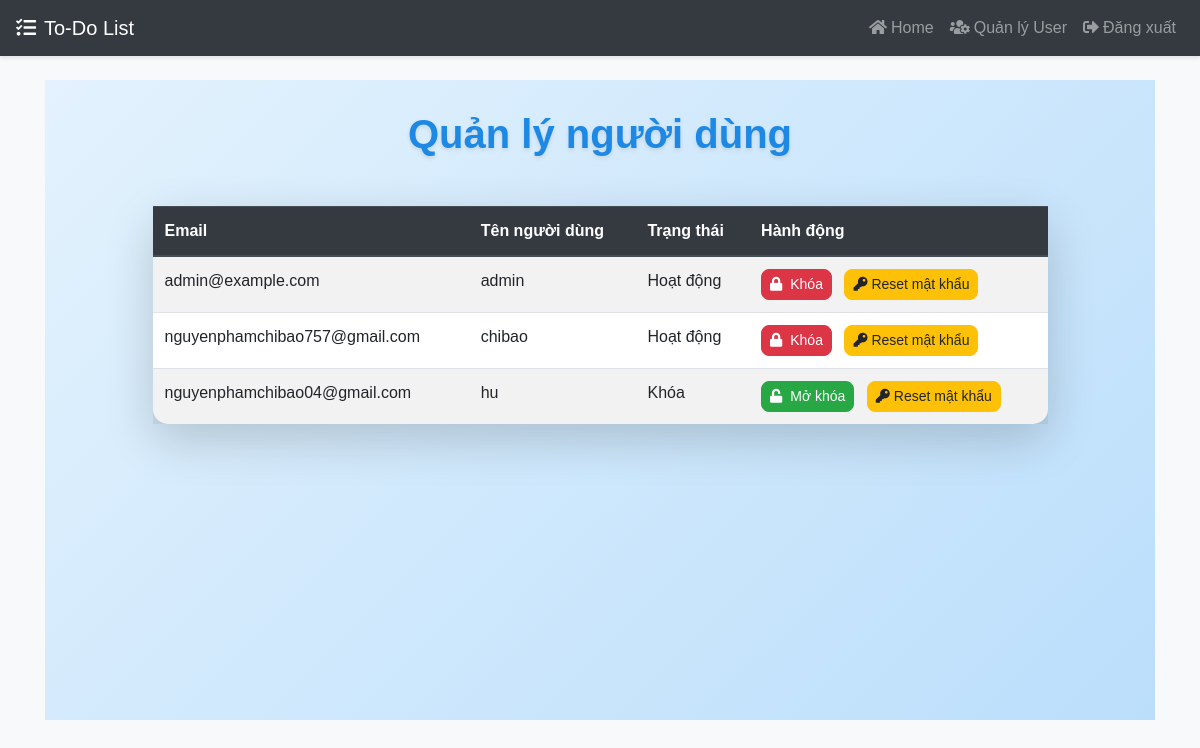
Before: /admin/users (signed in) with the older database file.
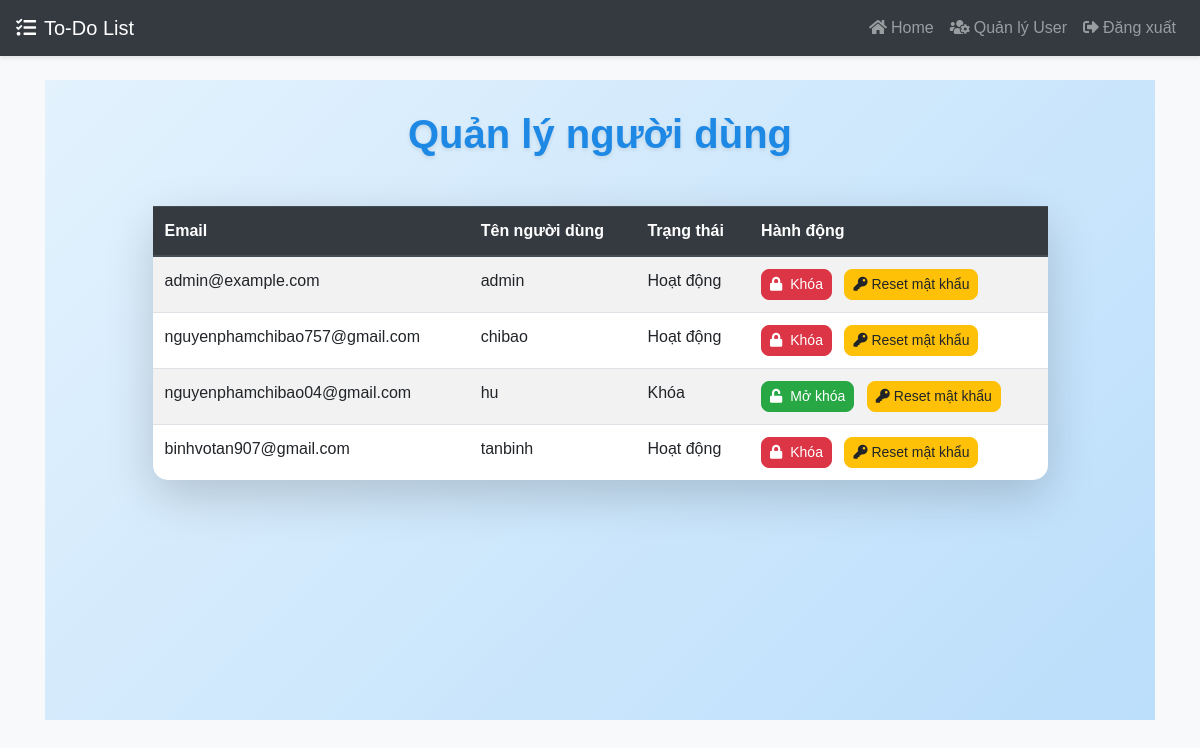
After: the same page with the newer database file.
### todolist/models.py (models this page shows, shortened)
class User(db.Model, UserMixin):
    id = db.Column(db.Integer, primary_key=True)
    email = db.Column(db.String(150), unique=True, nullable=False)
    password = db.Column(db.String(150), nullable=False)
    user_name = db.Column(db.String(150), unique=True, nullable=False)
    notes = db.relationship("Note", backref="user", lazy=True)
    is_blocked = db.Column(db.Boolean, default=False)
    is_admin = db.Column(db.Boolean, default=False)

### todolist/admin.py (the view)
@admin_bp.route('/users', methods=['GET'])
@login_required
def admin_users():
    if not current_user.is_admin:
        flash('Bạn không có quyền truy cập!', 'error')
        return redirect(url_for('views.home'))
    users = User.query.all()
    return render_template('admin_users.html', users=users)

### todolist/templates/admin_users.html
{% extends "base.html" %} {% block title %}Quản lý người dùng{% endblock %} {%
block content %}
<div
  class="container"
  style="
    min-height: 80vh;
    background: linear-gradient(135deg, #e3f2fd, #bbdefb);
    padding-top: 30px;
    padding-bottom: 30px;
  "
>
  <div class="row justify-content-center">
    <div class="col-md-10">
      <h1
        class="text-center mb-5"
        style="
          font-weight: 600;
          color: #1e88e5;
          text-shadow: 0 2px 4px rgba(0, 0, 0, 0.1);
        "
      >
        Quản lý người dùng
      </h1>
      <table
        class="table table-striped shadow-lg"
        style="background: #ffffff; border-radius: 15px"
      >
        <thead class="thead-dark">
          <tr>
            <th>Email</th>
            <th>Tên người dùng</th>
            <th>Trạng thái</th>
            <th>Hành động</th>
          </tr>
        </thead>
        <tbody>
          {% for user in users %}
          <tr>
            <td>{{ user.email }}</td>
            <td>{{ user.user_name }}</td>
            <td>{{ "Khóa" if user.is_blocked else "Hoạt động" }}</td>
            <td>
              <form
                method="POST"
                action="/admin/block_user/{{ user.id }}"
                style="display: inline"
              >
                <button
                  type="submit"
                  class="btn btn-sm {{ 'btn-danger' if not user.is_blocked else 'btn-success' }}"
                  style="border-radius: 8px"
                >
                  <i
                    class="fas {{ 'fa-lock' if not user.is_blocked else 'fa-unlock' }} mr-1"
                  ></i>
                  {{ "Khóa" if not user.is_blocked else "Mở khóa" }}
                </button>
              </form>
              <form
                method="POST"
                action="/admin/reset_password/{{ user.id }}"
                style="display: inline"
              >
                <button
                  type="submit"
                  class="btn btn-sm btn-warning ml-2"
                  style="border-radius: 8px"
                >
                  <i class="fas fa-key mr-1"></i>Reset mật khẩu
                </button>
              </form>
            </td>
          </tr>
          {% endfor %}
        </tbody>
      </table>
    </div>
  </div>
</div>
{% endblock %}

### todolist/templates/base.html (shortened to what this page needs)
<!DOCTYPE html>
<html lang="vi">
  <head>
    <link
      rel="stylesheet"
      href="https://cdn.jsdelivr.net/npm/bootstrap@4.6.2/dist/css/bootstrap.min.css"
    />
    <link
      rel="stylesheet"
      href="https://cdnjs.cloudflare.com/ajax/libs/font-awesome/5.15.4/css/all.min.css"
    />
    <link
      rel="stylesheet"
      href="{{ url_for('static', filename='style.css') }}"
    />
  </head>
  <body>
    <nav class="navbar navbar-expand-lg navbar-dark bg-dark">
      <a class="navbar-brand" href="/">
        <i class="fas fa-tasks mr-2"></i>To-Do List
      </a>
      <div class="collapse navbar-collapse" id="navbarNav">
        <ul class="navbar-nav ml-auto">
          {% if current_user.is_authenticated %}
          <li class="nav-item">
            <a class="nav-link" href="/home"
              ><i class="fas fa-home mr-1"></i>Home</a
            >
          </li>
          {% if user.is_admin %}
          <li class="nav-item">
            <a class="nav-link" href="/admin/users"
              ><i class="fas fa-users-cog mr-1"></i>Quản lý User</a
            >
          </li>
          {% endif %}
          <li class="nav-item">
            <a class="nav-link" href="/logout"
              ><i class="fas fa-sign-out-alt mr-1"></i>Đăng xuất</a
            >
          </li>
          {% endif %}
        </ul>
      </div>
    </nav>
    <div class="container mt-4">{% block content %}{% endblock %}</div>
  </body>
</html>

### todolist/static/style.css (style rules this page uses)
body { background-color: #f8f9fa; font-family: "Arial", sans-serif; }
.btn-danger { transition: transform 0.2s, box-shadow 0.2s; }
.navbar { box-shadow: 0 2px 4px rgba(0, 0, 0, 0.1); }

Changed rows visible on the page:
added User: email "binhvotan907@gmail.com", user_name "tanbinh", is_blocked "Hoạt động", is_blocked "Khóa"
